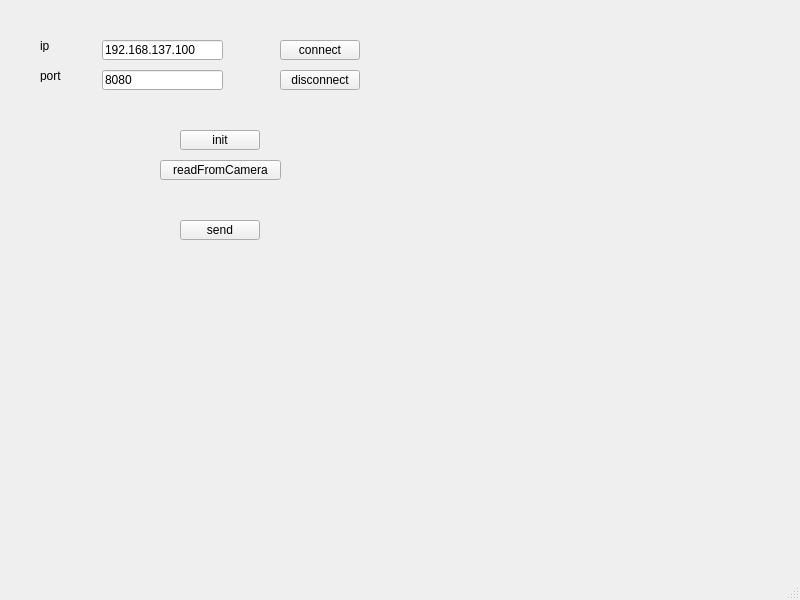
<?xml version="1.0" encoding="UTF-8"?>
<ui version="4.0">
 <class>MainWindow</class>
 <widget class="QMainWindow" name="MainWindow">
  <property name="geometry">
   <rect>
    <x>0</x>
    <y>0</y>
    <width>800</width>
    <height>600</height>
   </rect>
  </property>
  <property name="windowTitle">
   <string>MainWindow</string>
  </property>
  <widget class="QWidget" name="centralwidget">
   <widget class="QPushButton" name="connect">
    <property name="geometry">
     <rect>
      <x>280</x>
      <y>40</y>
      <width>80</width>
      <height>20</height>
     </rect>
    </property>
    <property name="text">
     <string>connect</string>
    </property>
   </widget>
   <widget class="QLineEdit" name="ip">
    <property name="geometry">
     <rect>
      <x>102</x>
      <y>40</y>
      <width>121</width>
      <height>20</height>
     </rect>
    </property>
    <property name="text">
     <string>192.168.137.100</string>
    </property>
   </widget>
   <widget class="QLabel" name="label">
    <property name="geometry">
     <rect>
      <x>40</x>
      <y>40</y>
      <width>54</width>
      <height>12</height>
     </rect>
    </property>
    <property name="text">
     <string>ip</string>
    </property>
   </widget>
   <widget class="QLabel" name="label_2">
    <property name="geometry">
     <rect>
      <x>40</x>
      <y>70</y>
      <width>54</width>
      <height>12</height>
     </rect>
    </property>
    <property name="text">
     <string>port</string>
    </property>
   </widget>
   <widget class="QLineEdit" name="port">
    <property name="geometry">
     <rect>
      <x>102</x>
      <y>70</y>
      <width>121</width>
      <height>20</height>
     </rect>
    </property>
    <property name="text">
     <string>8080</string>
    </property>
   </widget>
   <widget class="QPushButton" name="pushButton_2">
    <property name="geometry">
     <rect>
      <x>280</x>
      <y>70</y>
      <width>80</width>
      <height>20</height>
     </rect>
    </property>
    <property name="text">
     <string>disconnect</string>
    </property>
   </widget>
   <widget class="QPushButton" name="send">
    <property name="geometry">
     <rect>
      <x>180</x>
      <y>220</y>
      <width>80</width>
      <height>20</height>
     </rect>
    </property>
    <property name="text">
     <string>send</string>
    </property>
   </widget>
   <widget class="QPushButton" name="readFromCamera">
    <property name="geometry">
     <rect>
      <x>160</x>
      <y>160</y>
      <width>121</width>
      <height>20</height>
     </rect>
    </property>
    <property name="text">
     <string>readFromCamera</string>
    </property>
   </widget>
   <widget class="QPushButton" name="init">
    <property name="geometry">
     <rect>
      <x>180</x>
      <y>130</y>
      <width>80</width>
      <height>20</height>
     </rect>
    </property>
    <property name="text">
     <string>init</string>
    </property>
   </widget>
  </widget>
  <widget class="QMenuBar" name="menubar">
   <property name="geometry">
    <rect>
     <x>0</x>
     <y>0</y>
     <width>800</width>
     <height>21</height>
    </rect>
   </property>
  </widget>
  <widget class="QStatusBar" name="statusbar"/>
 </widget>
 <resources/>
 <connections/>
</ui>
